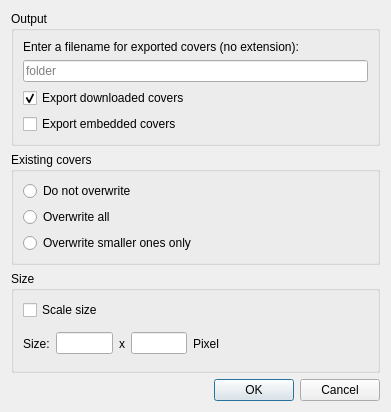
<?xml version="1.0" encoding="UTF-8"?>
<ui version="4.0">
 <class>AlbumCoverExport</class>
 <widget class="QDialog" name="AlbumCoverExport">
  <property name="geometry">
   <rect>
    <x>0</x>
    <y>0</y>
    <width>391</width>
    <height>412</height>
   </rect>
  </property>
  <property name="sizePolicy">
   <sizepolicy hsizetype="Fixed" vsizetype="Fixed">
    <horstretch>0</horstretch>
    <verstretch>0</verstretch>
   </sizepolicy>
  </property>
  <property name="windowTitle">
   <string>Export covers</string>
  </property>
  <property name="windowIcon">
   <iconset resource="../../data/data.qrc">
    <normaloff>:/icon.png</normaloff>:/icon.png</iconset>
  </property>
  <layout class="QVBoxLayout" name="verticalLayout">
   <item>
    <widget class="QGroupBox" name="groupBox">
     <property name="title">
      <string>Output</string>
     </property>
     <layout class="QVBoxLayout" name="verticalLayout_2">
      <item>
       <widget class="QLabel" name="label">
        <property name="text">
         <string>Enter a filename for exported covers (no extension):</string>
        </property>
       </widget>
      </item>
      <item>
       <widget class="QLineEdit" name="fileName">
        <property name="placeholderText">
         <string notr="true">folder</string>
        </property>
       </widget>
      </item>
      <item>
       <widget class="QCheckBox" name="export_downloaded">
        <property name="text">
         <string>Export downloaded covers</string>
        </property>
        <property name="checked">
         <bool>true</bool>
        </property>
       </widget>
      </item>
      <item>
       <widget class="QCheckBox" name="export_embedded">
        <property name="text">
         <string>Export embedded covers</string>
        </property>
        <property name="checked">
         <bool>false</bool>
        </property>
       </widget>
      </item>
     </layout>
    </widget>
   </item>
   <item>
    <widget class="QGroupBox" name="groupBox_2">
     <property name="title">
      <string>Existing covers</string>
     </property>
     <layout class="QVBoxLayout" name="verticalLayout_3">
      <item>
       <widget class="QRadioButton" name="doNotOverwrite">
        <property name="text">
         <string>Do not overwrite</string>
        </property>
       </widget>
      </item>
      <item>
       <widget class="QRadioButton" name="overwriteAll">
        <property name="text">
         <string>Overwrite all</string>
        </property>
       </widget>
      </item>
      <item>
       <widget class="QRadioButton" name="overwriteSmaller">
        <property name="text">
         <string>Overwrite smaller ones only</string>
        </property>
       </widget>
      </item>
     </layout>
    </widget>
   </item>
   <item>
    <widget class="QGroupBox" name="groupBox_3">
     <property name="title">
      <string>Size</string>
     </property>
     <layout class="QVBoxLayout" name="verticalLayout_4">
      <item>
       <widget class="QCheckBox" name="forceSize">
        <property name="font">
         <font>
          <weight>50</weight>
          <bold>false</bold>
         </font>
        </property>
        <property name="text">
         <string>Scale size</string>
        </property>
       </widget>
      </item>
      <item>
       <layout class="QHBoxLayout" name="horizontalLayout">
        <item>
         <widget class="QLabel" name="label_4">
          <property name="text">
           <string>Size:</string>
          </property>
         </widget>
        </item>
        <item>
         <widget class="QLineEdit" name="width">
          <property name="sizePolicy">
           <sizepolicy hsizetype="Expanding" vsizetype="Fixed">
            <horstretch>0</horstretch>
            <verstretch>0</verstretch>
           </sizepolicy>
          </property>
          <property name="inputMethodHints">
           <set>Qt::ImhDigitsOnly</set>
          </property>
          <property name="inputMask">
           <string notr="true"/>
          </property>
          <property name="maxLength">
           <number>4</number>
          </property>
         </widget>
        </item>
        <item>
         <widget class="QLabel" name="label_2">
          <property name="text">
           <string>x</string>
          </property>
         </widget>
        </item>
        <item>
         <widget class="QLineEdit" name="height">
          <property name="inputMethodHints">
           <set>Qt::ImhDigitsOnly</set>
          </property>
          <property name="inputMask">
           <string notr="true"/>
          </property>
          <property name="maxLength">
           <number>4</number>
          </property>
         </widget>
        </item>
        <item>
         <widget class="QLabel" name="label_3">
          <property name="text">
           <string>Pixel</string>
          </property>
         </widget>
        </item>
        <item>
         <spacer name="horizontalSpacer_3">
          <property name="orientation">
           <enum>Qt::Horizontal</enum>
          </property>
          <property name="sizeType">
           <enum>QSizePolicy::Preferred</enum>
          </property>
          <property name="sizeHint" stdset="0">
           <size>
            <width>200</width>
            <height>20</height>
           </size>
          </property>
         </spacer>
        </item>
       </layout>
      </item>
     </layout>
    </widget>
   </item>
   <item>
    <widget class="QDialogButtonBox" name="buttonBox">
     <property name="orientation">
      <enum>Qt::Horizontal</enum>
     </property>
     <property name="standardButtons">
      <set>QDialogButtonBox::Cancel|QDialogButtonBox::Ok</set>
     </property>
    </widget>
   </item>
  </layout>
 </widget>
 <resources>
  <include location="../../data/data.qrc"/>
 </resources>
 <connections>
  <connection>
   <sender>buttonBox</sender>
   <signal>accepted()</signal>
   <receiver>AlbumCoverExport</receiver>
   <slot>accept()</slot>
   <hints>
    <hint type="sourcelabel">
     <x>248</x>
     <y>254</y>
    </hint>
    <hint type="destinationlabel">
     <x>157</x>
     <y>274</y>
    </hint>
   </hints>
  </connection>
  <connection>
   <sender>buttonBox</sender>
   <signal>rejected()</signal>
   <receiver>AlbumCoverExport</receiver>
   <slot>reject()</slot>
   <hints>
    <hint type="sourcelabel">
     <x>316</x>
     <y>260</y>
    </hint>
    <hint type="destinationlabel">
     <x>286</x>
     <y>274</y>
    </hint>
   </hints>
  </connection>
 </connections>
</ui>
